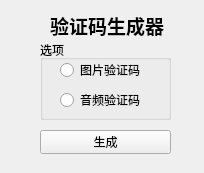
<?xml version="1.0" encoding="UTF-8"?>
<ui version="4.0">
 <class>MainWindow</class>
 <widget class="QMainWindow" name="MainWindow">
  <property name="geometry">
   <rect>
    <x>0</x>
    <y>0</y>
    <width>204</width>
    <height>173</height>
   </rect>
  </property>
  <property name="windowTitle">
   <string>验证码生成器</string>
  </property>
  <widget class="QWidget" name="centralwidget">
   <widget class="QLabel" name="title">
    <property name="geometry">
     <rect>
      <x>50</x>
      <y>10</y>
      <width>121</width>
      <height>31</height>
     </rect>
    </property>
    <property name="font">
     <font>
      <family>Arial</family>
      <pointsize>14</pointsize>
      <bold>true</bold>
     </font>
    </property>
    <property name="text">
     <string>验证码生成器</string>
    </property>
   </widget>
   <widget class="QGroupBox" name="choices">
    <property name="geometry">
     <rect>
      <x>40</x>
      <y>40</y>
      <width>131</width>
      <height>80</height>
     </rect>
    </property>
    <property name="title">
     <string>选项</string>
    </property>
    <widget class="QRadioButton" name="pictureCaptchaChoice">
     <property name="geometry">
      <rect>
       <x>20</x>
       <y>20</y>
       <width>93</width>
       <height>20</height>
      </rect>
     </property>
     <property name="text">
      <string>图片验证码</string>
     </property>
    </widget>
    <widget class="QRadioButton" name="audioCaptchaChoice">
     <property name="geometry">
      <rect>
       <x>20</x>
       <y>50</y>
       <width>93</width>
       <height>20</height>
      </rect>
     </property>
     <property name="text">
      <string>音频验证码</string>
     </property>
    </widget>
   </widget>
   <widget class="QPushButton" name="generateButton">
    <property name="geometry">
     <rect>
      <x>40</x>
      <y>130</y>
      <width>131</width>
      <height>24</height>
     </rect>
    </property>
    <property name="text">
     <string>生成</string>
    </property>
   </widget>
  </widget>
 </widget>
 <resources/>
 <connections/>
</ui>
